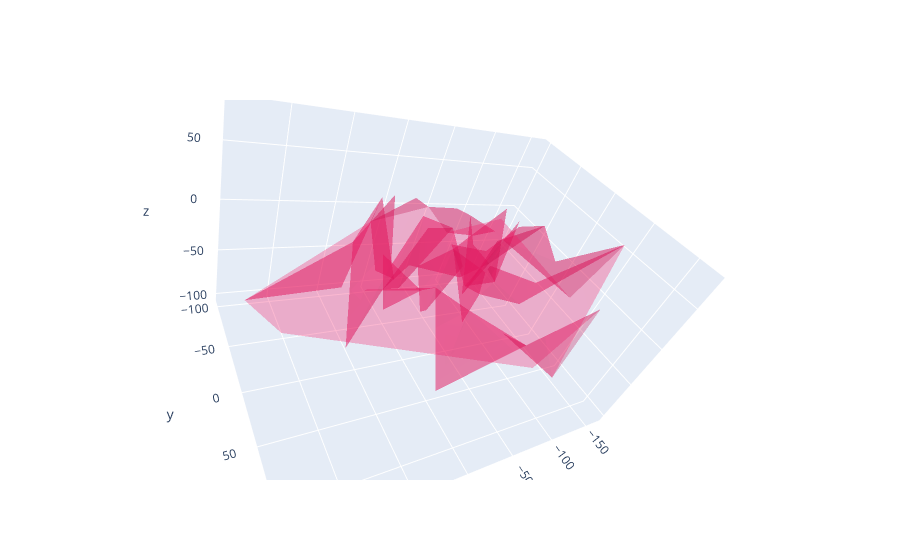

Here is the notebook cell this chart was saved with:
### Markdown cell above
## Disabling tooltip spikes

### Code cell
N=70
fig6 = go.Figure(data=[go.Mesh3d(x=(60*np.random.randn(N)),
                                y=(55*np.random.randn(N)),
                                z = (40*np.random.randn(N)),
                               opacity = 0.5,
                               color = 'rgba(244,22,100,0.6)')])
fig6.update_layout(scene = dict(xaxis_showspikes=False,
                               yaxis_showspikes = False))
fig6.show()
